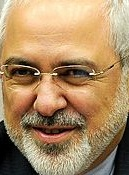
#> input picture data/api_v1/dataset/64002924e3ef43e72bf1b840.jpg, 129 x 175 px; its folder holds only this picture in this run
$ python -i load_models.py   (imports and definitions only)
#> lines starting #> are read from the running program, lines starting #| are printed output that depends on the picture
# for load machine learning models
import datetime
import cv2
import face_recognition
import os
import shutil
import numpy
import math
import requests
from tqdm import tqdm
import sys
from PIL import Image, ImageOps, ImageEnhance

from ...core.logging import logger

# testing pr

CWD = os.getcwd()

class Models:
    def __init__(self):
        self.face_encodings = []
        self.known_face_encodings = []
        self.known_face_names = []

    # [40 lines left out: functions encodeFaces, updateDataset, not called in this run]

    def imgAugmentation(self, img):
        # Zoom to face
        try :
            frame = Image.open(img)
#> frame is the input picture: PIL image 129x175 RGB; mean R, G, B 170.6, 138.9, 100.6
            frame = frame.convert("RGB")
            cv2_input = numpy.array(frame)
            detector = cv2.FaceDetectorYN.create(f"{CWD}/ml-models/face_detection_yunet/face_detection_yunet_2022mar.onnx", "", (320, 320))
            height, width, channels = cv2_input.shape
            detector.setInputSize((width, height))
            channel, faces = detector.detect(cv2_input)
            faces = faces if faces is not None else []
            boxes = []
            for face in faces:
                box = list(map(int, face[:4]))
                boxes.append(box)
                x = box[0]
                y = box[1]
                w = box[2]
                h = box[3]
                faceCropped = cv2_input[y:y + h, x:x + w]
            if len(boxes) == 1:
                cv2.imwrite(img , cv2.cvtColor(faceCropped, cv2.COLOR_BGR2RGB))
        except :
           pass
        input_img = Image.open(img)
        input_img = input_img.convert('RGB')
        # Flip Image
        img_flip = ImageOps.flip(input_img)
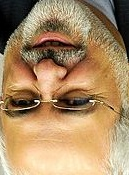
#> img_flip: PIL image 129x175 RGB; mean R, G, B 170.6, 138.9, 100.6
        img_flip.save(f"{img.split('.jpg')[0]}-flipped.jpg")
        # Mirror Image
        img_mirror = ImageOps.mirror(input_img)
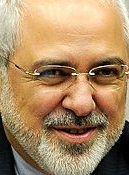
#> img_mirror: PIL image 129x175 RGB; mean R, G, B 170.6, 138.9, 100.6
        img_mirror.save(f"{img.split('.jpg')[0]}-mirrored.jpg")
        # Rotate Image
        img_rot1 = input_img.rotate(30)
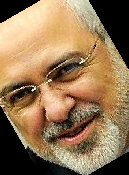
#> img_rot1: PIL image 129x175 RGB; mean R, G, B 146.9, 117.9, 84.2
        img_rot1.save(f"{img.split('.jpg')[0]}-rotated1.jpg")
        img_rot2 = input_img.rotate(330)
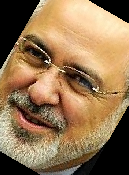
#> img_rot2: PIL image 129x175 RGB; mean R, G, B 147.8, 117.5, 82.6
        img_rot2.save(f"{img.split('.jpg')[0]}-rotated2.jpg")
        # Adjust Brightness
        enhancer = ImageEnhance.Brightness(input_img)
        im_darker = enhancer.enhance(0.5)
        im_darker.save(f"{img.split('.jpg')[0]}-darker1.jpg")
        im_darker2 = enhancer.enhance(0.7)
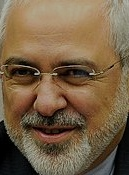
#> im_darker2: PIL image 129x175 RGB; mean R, G, B 119, 96.7, 70
        im_darker2.save(f"{img.split('.jpg')[0]}-darker2.jpg")
        enhancer = ImageEnhance.Brightness(input_img)
        im_darker = enhancer.enhance(1.2)
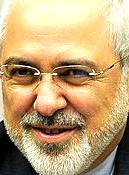
#> im_darker: PIL image 129x175 RGB; mean R, G, B 194.4, 164.7, 120.3
        im_darker.save(f"{img.split('.jpg')[0]}-brighter1.jpg")
        im_darker2 = enhancer.enhance(1.5)
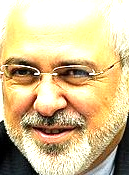
#> im_darker2: PIL image 129x175 RGB; mean R, G, B 212.2, 191.3, 147.8
        im_darker2.save(f"{img.split('.jpg')[0]}-brighter2.jpg")

    # [53 lines left out: functions getFaceCoordinates, resize, not called in this run]

>>> result = Models().imgAugmentation('../../../data/api_v1/dataset/64002924e3ef43e72bf1b840.jpg')

$ run again, on data/api_v1/dataset/64058cd9209bed864074bf76-brighter1.jpg
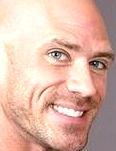
#> input picture data/api_v1/dataset/64058cd9209bed864074bf76-brighter1.jpg, 116 x 151 px
#> in imgAugmentation, frame is the input picture: PIL image 116x151 RGB; mean R, G, B 219.5, 181.9, 166.7
#> in imgAugmentation, `im_darker = enhancer.enhance(1.2)`:
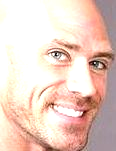
#> im_darker: PIL image 116x151 RGB; mean R, G, B 233.9, 207.3, 195.4
#> in imgAugmentation, `im_darker2 = enhancer.enhance(1.5)`:
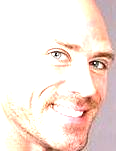
#> im_darker2: PIL image 116x151 RGB; mean R, G, B 245, 228.1, 220.9

$ run again, on data/api_v1/dataset/64058cd9209bed864074bf76-brighter2.jpg
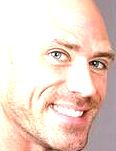
#> input picture data/api_v1/dataset/64058cd9209bed864074bf76-brighter2.jpg, 116 x 151 px
#> in imgAugmentation, frame is the input picture: PIL image 116x151 RGB; mean R, G, B 234.7, 211.7, 200.6
#> in imgAugmentation, `img_rot2 = input_img.rotate(330)`:
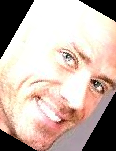
#> img_rot2: PIL image 116x151 RGB; mean R, G, B 198.3, 180, 170.8
#> in imgAugmentation, `im_darker2 = enhancer.enhance(1.5)`:
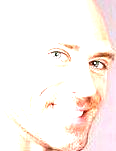
#> im_darker2: PIL image 116x151 RGB; mean R, G, B 252.8, 243.2, 238.8
